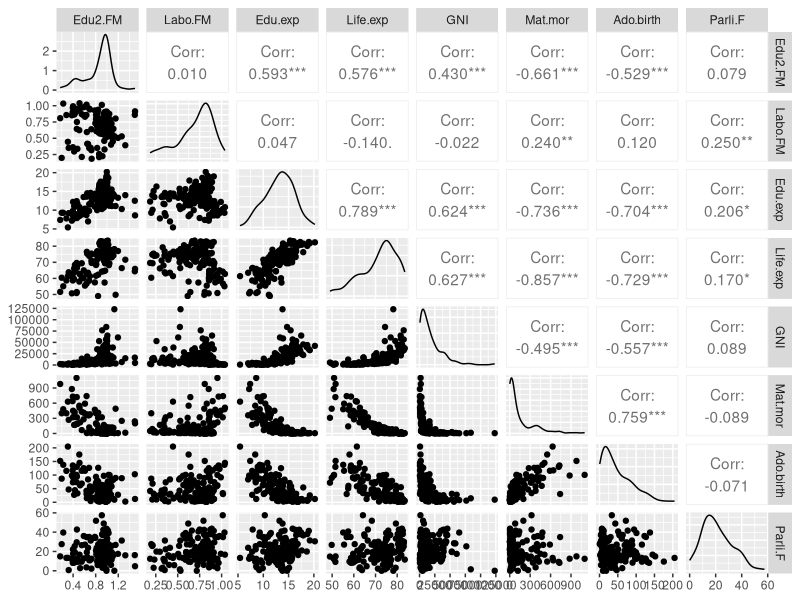
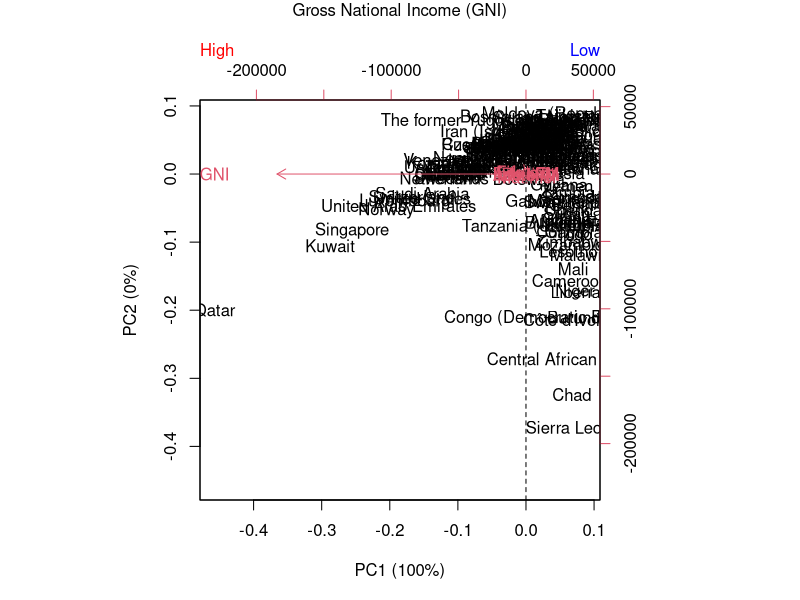
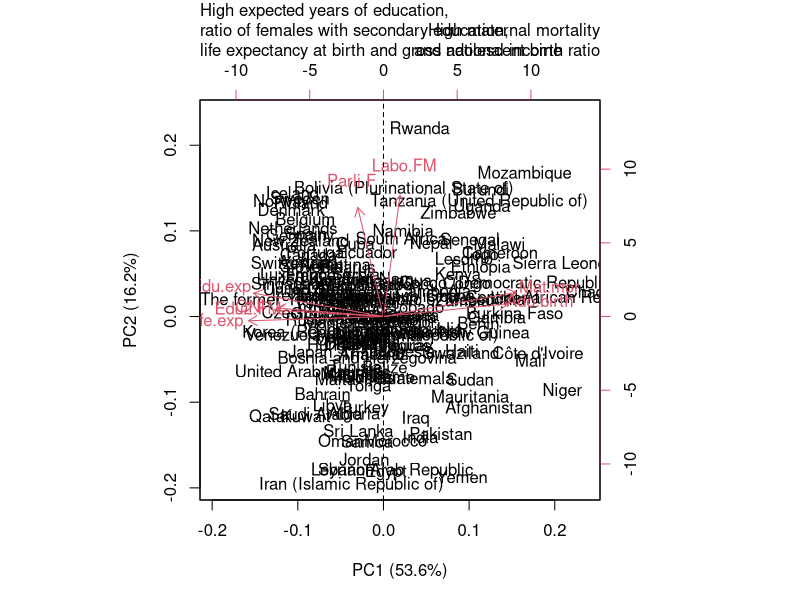
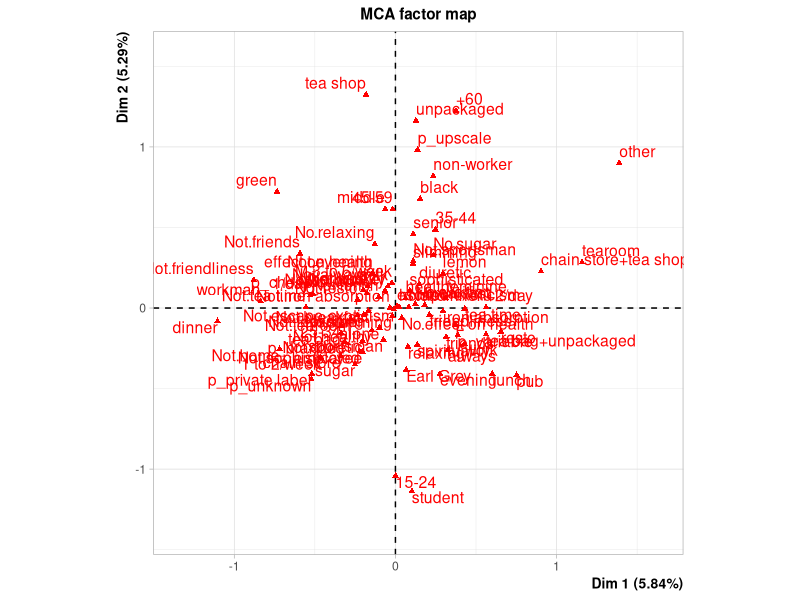

Recreate these plots in R, in order.
## ---- chunk 1
date()
## ---- chunk 2
# load the libraries
library(ggplot2)
library(GGally)
library(dplyr)
library(tidyverse)

# import the data
human <- read.table("Data/human.txt", sep = "\t")

# graphical overview of the data
ggpairs(human)

# summaries
summary(human)
## ---- chunk 3
# PCA
pca_human <- prcomp(human)
summary(pca_human) # variability captured by the PCs

# PCA biplot
# create the percentages of variance for PC1 and 2
pcs1 <- summary(pca_human)
pcs1 <- round(100*pcs1$importance[2,], digits = 1)
pcs1 <- paste0(names(pcs1), " (", pcs1, "%)")
# draw the biplot
par(mar=c(5,5,5,5)) # make larger margins
biplot(pca_human, xlab = pcs1[1], ylab = pcs1[2]) # the plot
abline(v = 0, lty = 2) # adds vertical dashed line at position 0 on the x axis
mtext(c("High", "Low", "Gross National Income (GNI)"), 
      side = c(3,3,3), line = c(2,2,4), adj = c(0, 1, NA), 
      col = c("red", "blue", "black")) # add text in the top margin

# standardized values
human_std <- scale(human)

# PCA on standardized values
pca_std <- prcomp(human_std)
summary(pca_std)

# PCA biplot on standardized values
# create the percentages of variance for PC1 and 2
pcs2 <- summary(pca_std)
pcs2 <- round(100*pcs2$importance[2,], digits = 1)
pcs2 <- paste0(names(pcs2), " (", pcs2, "%)")
# draw the biplot
par(mar=c(5,5,5,5))
biplot(pca_std, xlab = pcs2[1], ylab = pcs2[2])
abline(v = 0, lty = 2)
mtext(c("High maternal mortality", "and adolescent birth ratio", "High expected years of education,", "ratio of females with secondary education,", "life expectancy at birth and gross national income"), 
      side = 3, line = c(3,2,4,3,2), adj = c(1,1,0,0,0))
## ---- chunk 4
# load the tea data
library(FactoMineR)
data(tea)

# structure and dimensions
dim(tea)
str(tea)
## ---- chunk 5
# multiple correspondence analysis (MCA) formula
mca_tea <- MCA(tea[,-19], graph = FALSE) # leave out variable "age" since it's not categirocal
summary(mca_tea)

# plot the results 
plot(mca_tea, invisible=c("ind"))
## ---- chunk 6
# divide the variables to three groups
# let's group variables concerning when, where and how tea is consumed/enjoyed
wwh_tea <- tea[,1:18]
# let's make another group on supplementary variables (such as health realted variables)
suppl_tea <- tea[,20:36]
# notice that the only integer variable in the data (age) is not included, because there is a categorical variable of age groups

# graphical overview
# first convert the dataframes from the wide format to long format
long_wwh <- wwh_tea %>% gather(Active.Qs, Answer, 1:18)
long_suppl <- suppl_tea %>% gather(Suppl.Qs, Answer, 1:17)
